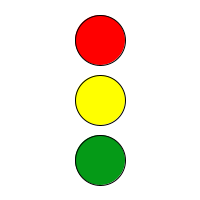
Frame 1 (no input)
Frame 60 (the mouse pressed at the canvas centre just before this capture): identical to frame 1, image omitted
Frame 120 (the mouse held since frame 60 and released just before this capture): identical to frame 1, image omitted

The Processing sketch that drew this single still picture (run headless with seeded random() and noise(); from frame 60 on, the mouse is pressed at the canvas centre):

// Processing sketch: Task3a
// ── Task3a.pde
int r = 0;
int g = 0;
int b = 0;
int bg =255;
void setup() {
  size(200,200);
}
void draw() {
  background(bg);
  stroke(0);
  
  r=255;
  g=0;
  b=0;
  
  fill(r, g, b);
  ellipse(100, 40, 50, 50);
  
  r=255;
  g=255;
  b=0;
  
  fill(r, g, b);
  ellipse(100, 100, 50, 50);
  
  r=05;
  g=154;
  b=23;
  
  fill(r, g, b);
  ellipse(100, 160, 50, 50);
}
